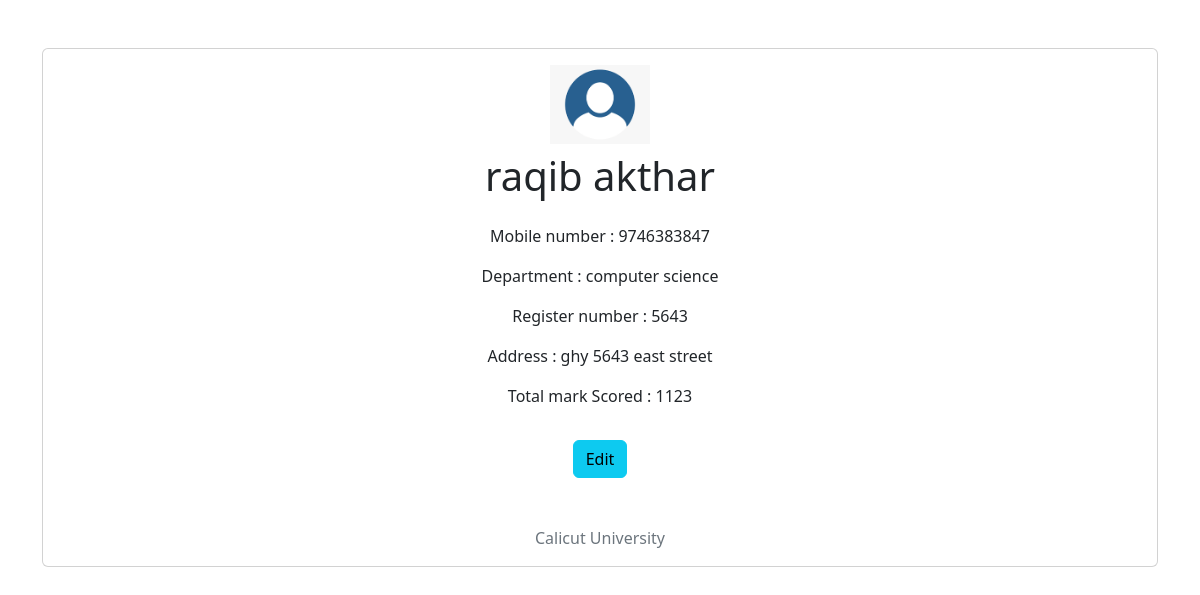
/home/details/11/, run on the app's committed database.
### homepage/models.py (models this page shows, shortened)
class Student(models.Model):
    id=models.AutoField(primary_key=True)
    first_name = models.CharField(max_length=10)
    last_name = models.CharField(max_length=10)
    Total_mark = models.IntegerField()
    register_number = models.IntegerField(null=True)
    mobile = models.IntegerField(null=True)
    address = models.CharField(max_length=100, null=True)
    department = models.CharField(max_length=25,null=True)

### homepage/views.py (the view)
# urls.py: path('details/<int:id>/',views.details,name='details'),
def details(request,id):
    student_details = Student.objects.get(id=id)
    context = {
        'details':student_details,
    }
    return render(request,'details.html',context)

### templates/details.html (shortened to what this page needs)
{% load static %}
<!DOCTYPE html>
<html lang="en">
    <head>
        <link rel="stylesheet" href="https://cdnjs.cloudflare.com/ajax/libs/font-awesome/4.7.0/css/font-awesome.min.css">
        <link rel="stylesheet" href={% static 'css/student.css' %}>
        <link href="https://cdn.jsdelivr.net/npm/bootstrap@5.3.0/dist/css/bootstrap.min.css" rel="stylesheet">
    </head>
<body>
    <div class="container text-center pt-5">
        <div class="card ">
            <div class='text-center'>
                <img src={% static 'image/profile.png' %} alt="" class='student pt-3'>
            </div>
            <h1 class='pt-2 pb-3'>{{details.first_name}} {{details.last_name}}</h1>
            <p class="title">Mobile number : {{details.mobile}}</p>
            <p class="title">Department : {{details.department}}</p>
            <p class="title">Register number : {{details.register_number}}</p>
            <p class="title">Address : {{details.address}}</p>
            <p class="title">Total mark Scored : {{details.Total_mark}}</p>
            <div class = 'pt-3'>
                <form action={% url 'edit' details.id %}  method='post'>
                    <button class='btn btn-info' type='submit'>Edit</button>
                </form>
            </div>
            <p class="pt-5 text-secondary">Calicut University</p>
          </div>
    </div>
</body>
</html>

### homepage/static/css/student.css (style rules this page uses)
.student { width: 100px ; }

### data on the page
Student: first_name "raqib", last_name "akthar", mobile "9746383847", department "computer science", register_number "5643", address "ghy 5643 east street", Total_mark "1123"
